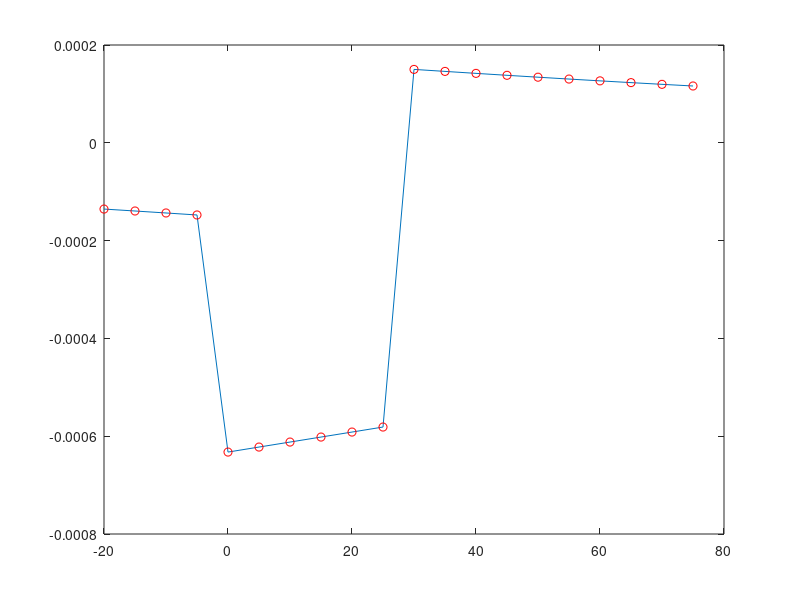

Write MATLAB code to recreate this figure.
function gravity()
h1 = 100; %dalam satuan meter
h2 = 150; %dalam satuan meter
G = 6.67*(10^(-11));%konstanta gravitasi(N.m^-2.kg^-2)
rho = 15600; %rapat massa(kg.m^(-3))
x2 = (-50:5:50);%dalam satuan meter
x1 = (-20:5:75);%dalam satuan meter

zz = length(x1);
deltaG = zeros(1 , zz);

for i=1:zz
    deltaG(1,i) = 2*rho*G*(h2*getPsi(h2 , x2(1,i)) - h1*getPsi(h1,x1(1,i))+...
    ((x2(1,i)*h1-x1(1,i)*h2)/(getDelta(x2(1,i),x1(1,i))^2+getDelta(h2, h1)^2))*(getDelta(h2,h1)...
     *log(getR(x2(1,i),h2)/getR(x1(1,i),h1))+getDelta(x2(1,i),x1(1,i))*(getPsi(h1,x1(1,i))-getPsi(h2,x2(1,i)))))  ;  
end
disp([' X1  ','   x2   ', '   delta g   ']);
for i =1:zz
    disp([num2str(x1(1,i)), '  |  ',num2str(x2(1,i)),'  |  ' , num2str(deltaG(1,i))]);
end
plot(x1,deltaG, x1, deltaG , 'ro');
end

function [hasil] = getR(x,h)
hasil = sqrt(x^2 + h^2);
end

function [hasil] =  getDelta(a2, a1)
hasil = a2 - a1;
end

function [hasil] =  getPsi(h,x)
hasil  = atan(h/x);
end